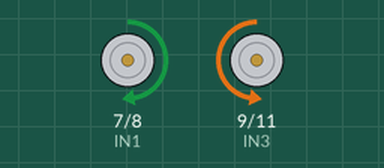
This sketch was run on a simulated Arduino Uno, built with avr-gcc and run on an emulated ATmega328P. On the bench: motor-driver pin pairs drawn as motors (green arrow = first pin HIGH = forward, orange = second pin HIGH = backward, longer = more drive, scaled by the enable pin).

Above: at 1.5 s.
At 3.5 s:
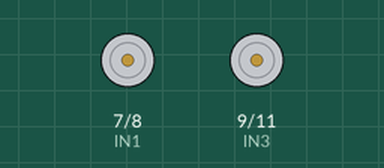
At 5.5 s:
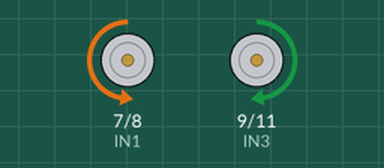
Timing chart, 0 to 10.4 s (numbered marks = the images above):
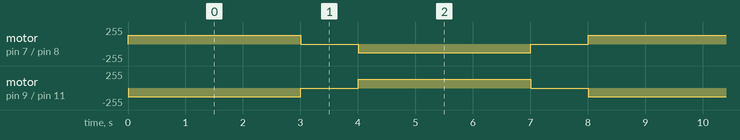

The sketch:

Task1.ino
```cpp
// L298n module IO Pin
#define ENA 5
#define ENB 6
#define IN1 7
#define IN2 8
#define IN3 9
#define IN4 11
#define carSpeed 128

void forward(){
  analogWrite(ENA, carSpeed);
  analogWrite(ENB, carSpeed);
  digitalWrite(IN1, HIGH);
  digitalWrite(IN2, LOW);
  digitalWrite(IN3, LOW);
  digitalWrite(IN4, HIGH);
}

void back() {
  analogWrite(ENA, carSpeed);
  analogWrite(ENB, carSpeed);
  digitalWrite(IN1, LOW);
  digitalWrite(IN2, HIGH);
  digitalWrite(IN3, HIGH);
  digitalWrite(IN4, LOW);
}


void setup() {
  Serial.begin(9600); //set baud rate
  pinMode(IN1,OUTPUT);
  pinMode(IN2,OUTPUT);
  pinMode(IN3,OUTPUT);
  pinMode(IN4,OUTPUT);
  pinMode(ENA,OUTPUT);
  pinMode(ENB,OUTPUT);
}
void stop() {
  digitalWrite(ENA, LOW);
  digitalWrite(ENB, LOW);
}


//Repeat indefinitely
void loop() {
  forward();  //forward
  delay(3000);//delay 3 s
  stop();  //stop
  delay(1000); //delay 1 s
  back();     // back
  delay(3000); //delay 3s
  stop(); //stop
  delay(1000); //delay 1 s
}
```

Measured:
- by itself, motor on pin 7 (IN1) / pin 8 (IN2): repeats every 8.0 s: stopped 1.0 s, backward 128/255 3.0 s, stopped 1.0 s, forward 128/255 3.0 s
- by itself, motor on pin 9 (IN3) / pin 11 (IN4): repeats every 8.0 s: stopped 1.0 s, forward 128/255 3.0 s, stopped 1.0 s, backward 128/255 3.0 s
